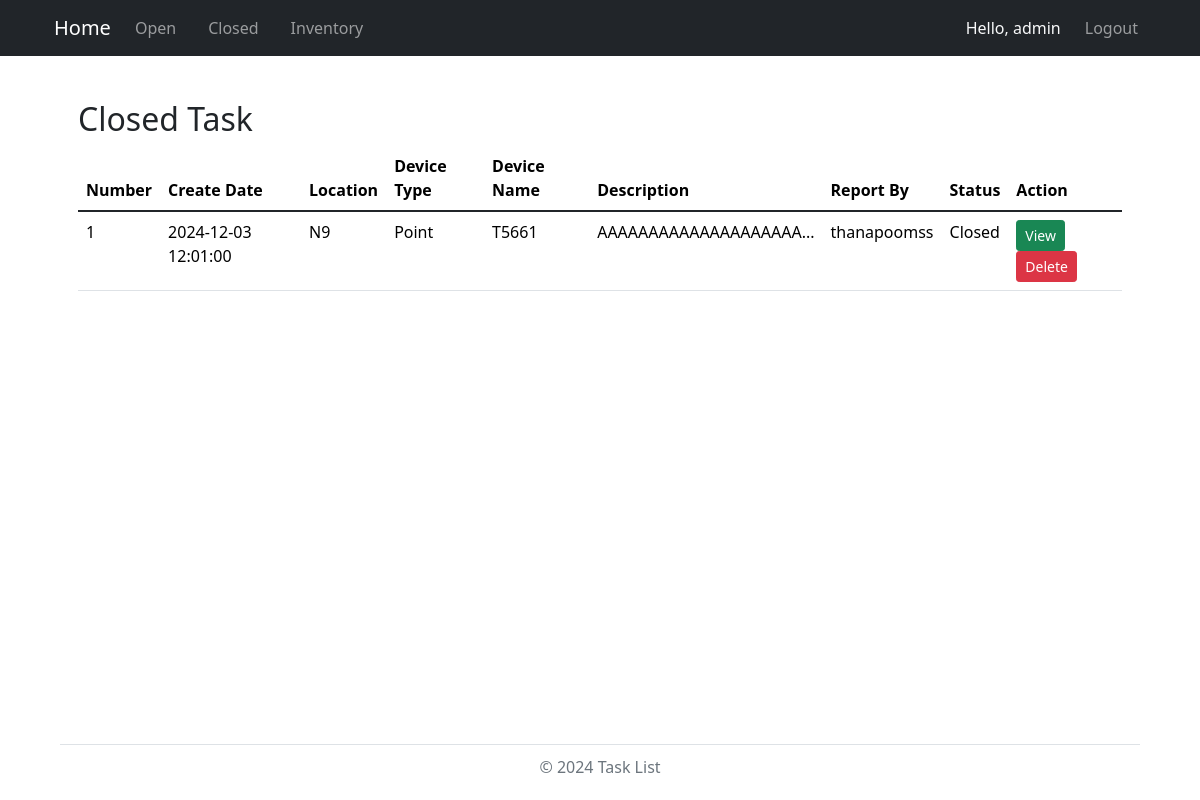
Page /closed (signed in) on the earlier database version.
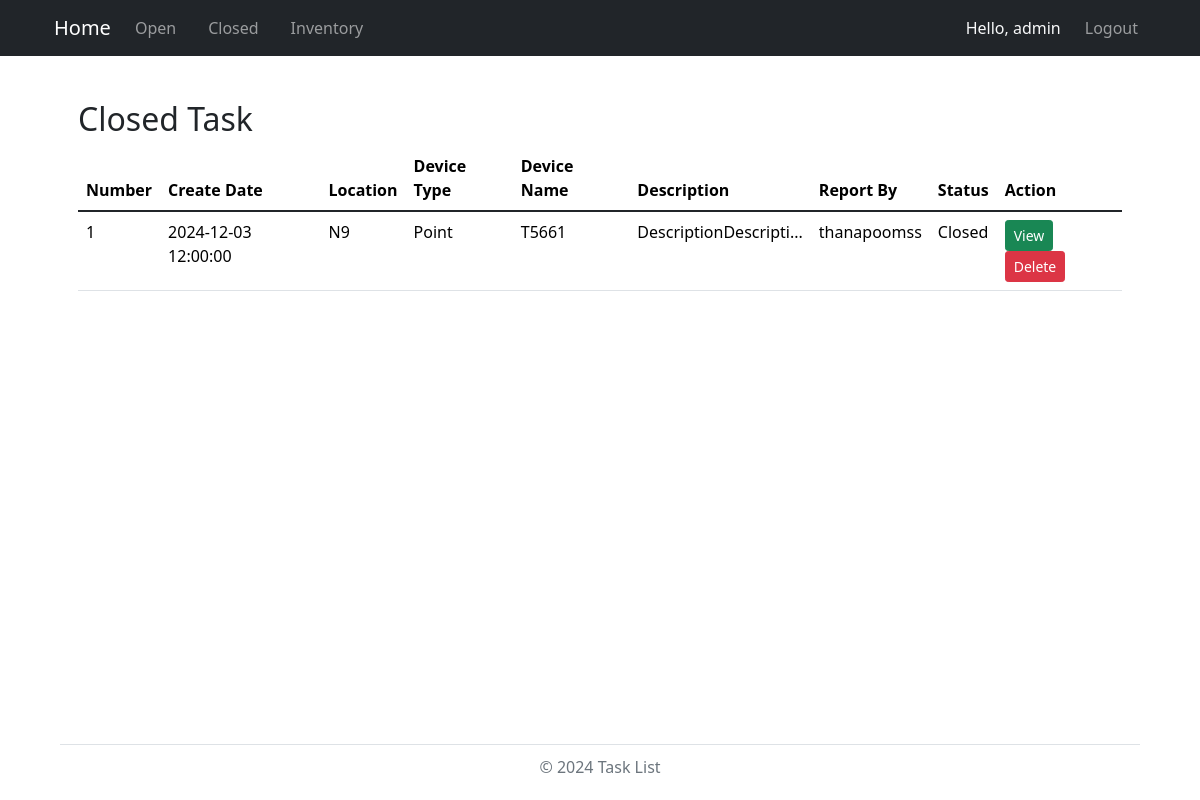
Same page on the later database version.
### models.py (models this page shows, shortened)
class Work(db.Model):
    number = db.Column(db.Integer, primary_key=True, autoincrement=True)  # เลข 6 หลัก รันอัตโนมัติ
    create_date = db.Column(db.DateTime, default=now_utc)  # วันที่และเวลา สร้างอัตโนมัติ
    work_order = db.Column(db.String(50), nullable=False)          # Work Order
    line_id = db.Column(db.Integer, db.ForeignKey('line.id'), nullable=True)
    location_id = db.Column(db.Integer, db.ForeignKey('location.id'), nullable=True)
    device_type_id = db.Column(db.Integer, db.ForeignKey('device_type.id'), nullable=True)
    device_name_id = db.Column(db.Integer, db.ForeignKey('device_name.id'), nullable=True)
    description = db.Column(db.Text, nullable=False)               # รายละเอียด
    report_by = db.Column(db.String(50), nullable=False)           # ผู้รายงาน
    status = db.Column(db.String(20), nullable=False, default="open")  # สถานะ (ค่าเริ่มต้น: open)
    link = db.Column(db.String(255), nullable=True)           # URL ของไฟล์
    line = db.relationship('Line', backref='works')
    location = db.relationship('Location', backref='works')
    device_type = db.relationship('DeviceType', backref='works')
    device_name = db.relationship('DeviceName', backref='works')

class Location(db.Model):
    id = db.Column(db.Integer, primary_key=True)
    name = db.Column(db.String(50), nullable=False)
    line_id = db.Column(db.Integer, db.ForeignKey('line.id'), nullable=False)
    line = db.relationship('Line', backref=db.backref('locations', lazy=True))

class DeviceType(db.Model):
    id = db.Column(db.Integer, primary_key=True)
    name = db.Column(db.String(50), nullable=False)
    line_id = db.Column(db.Integer, db.ForeignKey('line.id'), nullable=False)
    line = db.relationship('Line', backref=db.backref('device_types', lazy=True))

class DeviceName(db.Model):
    id = db.Column(db.Integer, primary_key=True)
    name = db.Column(db.String(100), nullable=False)
    device_type_id = db.Column(db.Integer, db.ForeignKey('device_type.id'), nullable=False)
    location_id = db.Column(db.Integer, db.ForeignKey('location.id'), nullable=False)
    device_type = db.relationship('DeviceType', backref=db.backref('device_names', lazy=True))
    location = db.relationship('Location', backref=db.backref('device_names', lazy=True))
    bound = db.Column(db.String(100), nullable=True)
    inandout = db.Column(db.String(100), nullable=True)
    serial_number = db.Column(db.String(100), nullable=True)

### routes.py (the view)
    @app.route('/closed',methods=['GET','POST'])
    @login_required
    def closed():
        works = Work.query.all()
        return render_template("closed.html", works=works)

### app.py (called while the page is built)
@login_manager.user_loader
def load_user(user_id):      # โหลดผู้ใช้จากฐานข้อมูลตาม user_id
    return User.query.get(int(user_id))

### templates/closed.html (shortened to what this page needs)
{% import "bootstrap/wtf.html" as wtf %}
{% extends "layout.html" %}
{% block content %}
<!DOCTYPE html>
<html lang="en">
<head>
    <link rel="stylesheet" href="https://cdn.jsdelivr.net/npm/bootstrap@5.1.3/dist/css/bootstrap.min.css">
    <link rel="stylesheet" href="https://cdn.jsdelivr.net/npm/bootstrap-table/dist/bootstrap-table.min.css">
</head>
<body>
<div class="container">
    <br>
    <h2>Closed Task</h2>
    {% if works %}
    <table data-toggle="table"
           data-search="true"
           data-pagination="true"
           data-page-list="[10, 25, 50, 100, all]"
           class="table">
        <thead>
            <tr>
                <th data-sortable="true" data-field="number">Number</th>
                <th data-sortable="true" data-field="create_date">Create Date</th>
                <th data-sortable="true" data-field="location_name">Location</th>
                <th data-sortable="true" data-field="device_type">Device Type</th>
                <th data-sortable="true" data-field="device_name">Device Name</th>
                <th data-sortable="true" data-field="description">Description</th>
                <th data-sortable="true" data-field="report_by">Report By</th>
                <th data-sortable="true" data-field="status">Status</th>
                <th data-field="action">Action</th>
            </tr>
        </thead>
        <tbody>
            {% for work in works %}
            {% if work.status != 'Open' %}
            <tr>
                <td>{{ work.number }}</td>
                <td>{{ work.create_date.strftime('%Y-%m-%d %H:%M:%S') }}</td>
                <td>{{ work.location.name if work.location else 'N/A' }}</td>
                <td>{{ work.device_type.name if work.device_type else 'N/A' }}</td>
                <td>{{ work.device_name.name if work.device_name else 'N/A' }}</td>
                <td>
                    {% if work.description|length > 20 %}
                        <span title="{{ work.description }}" data-bs-toggle="tooltip" data-bs-placement="top">
                            {{ work.description[:20] }}...
                        </span>
                    {% else %}
                        {{ work.description }}
                    {% endif %}
                </td>
                <td>{{ work.report_by }}</td>
                <td>{{ work.status }}</td>
                <td class="actions">
                    <a href="{{ url_for('work_detail', number=work.number) }}" class="btn btn-success btn-sm">View</a>
                    {% if current_user.role == 'admin' %}
                        <a href="#" onclick="confirmDelete('{{ work.number }}')" class="btn btn-danger btn-sm">Delete</a>
                    {% endif %}
                </td>
            </tr>
            {% endif %}
            {% endfor %}
        </tbody>
    </table>
    {% endif %}
</div>
</body>
</html>
{% endblock %}

Differences in the rows shown:
changed Work "thanapoomss": create_date "2024-12-03 12:01:00" → "2024-12-03 12:00:00"; description "AAAAAAAAAAAAAAAAAAAA" → "DescriptionDescripti"
